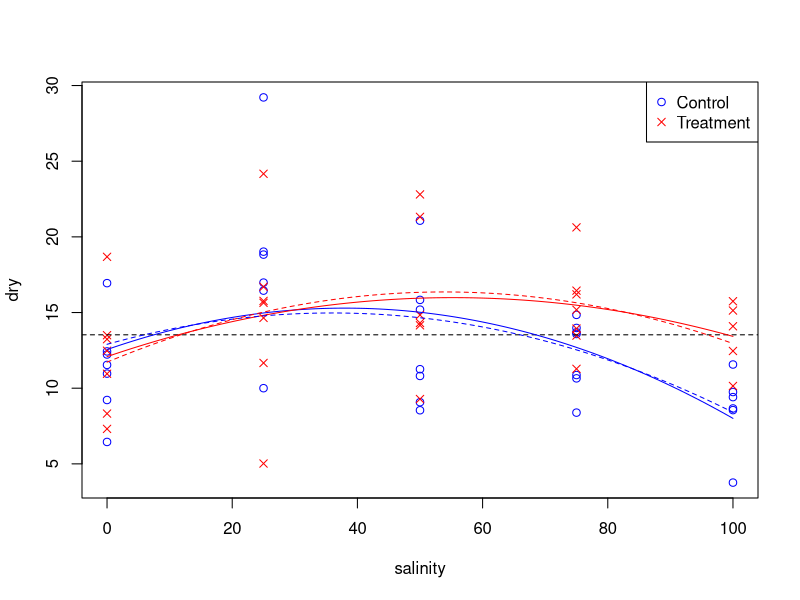

The R script that drew this image:
################################
#                              #
#          Session 2           #
#       Model Selection        #
#             in               #
#  Multiple Linear Regression  #
#                              #
################################

##Review: Reading data and fitting a multiple linear regression with interactions

mangrove<-read.csv("mangrove.csv", header=TRUE)

gmod.full<-lm(dry~I(salinity^2)+salinity+treatment
	+I(salinity^2):treatment+salinity:treatment,
	data=mangrove, subset=species=="bgymnorhiza")
#let's call this a "full" model
#because all possible variables and interactions have been included

summary(gmod.full)

#On the other hand, let's look at a "null" model
#where there are no variables.

gmod.null<-lm(dry~1, data=mangrove, subset=species=="bgymnorhiza")

summary(gmod.null)

#What is the best fit line in a null model?

plot(dry~salinity, data=mangrove, subset=species=="bgymnorhiza",
	type="n")
points(dry~salinity, data=mangrove,
	subset=species=="bgymnorhiza"&treatment=="u",
	col="blue", pch=1)
points(dry~salinity, data=mangrove,
	subset=species=="bgymnorhiza"&treatment=="t",
	col="red", pch=4)
legend("topright", pch=c(1,4), col=c("blue","red"),
	legend=c("Control","Treatment"))
abline(gmod.null, lty=2)

#What is the best fit line in a full model?

salinity.new<-seq(0,100,length.out=100)
gmod.full.pred.u<-predict(gmod.full, newdata=
		data.frame(salinity=salinity.new,
			treatment="u")
	)
gmod.full.pred.t<-predict(gmod.full, newdata=
		data.frame(salinity=salinity.new,
			treatment="t")
	)

lines(gmod.full.pred.u~salinity.new, col="blue")
lines(gmod.full.pred.t~salinity.new, col="red")

#Is the full model really better than the null model in describing the data?
#Let's look at residual "noise" after fitting these two models.
#Noise is essentially variance
#and variance the sum of squared errors
#and errors are the residuals!

sum(gmod.full$res^2); sum(gmod.null$res^2)
#Which had more "noise"?

#How much better is the full model than the null model?
#Let's look at the percent reduction in "noise":
(sum(gmod.null$res^2)-sum(gmod.full$res^2))/sum(gmod.null$res^2)

#Compare this with the R^2 value of the full model summary:
summary(gmod.full)

#OK so the full model explains this much more variation than the null model
#but is this amount of explained variation statistical significant, or
#did it arise from simply random variation?
#To do this, we carry out an F-test
#because the ratio of variances follows an F distribution. 

anova(gmod.full, gmod.null) #Effectively,
#the null model is the null hypothesis and
#the full model is the alternative hypothesis.

#Compare this again with the F statistic in the summary printout:
summary(gmod.full)

#But surely there are possibilities in between the full and null models?
#On one extreme end we can fit 99 variables to n=100 as a really full model
#but this is meaningless, partly because
#you will have to collect so much data every time to find out something.
#So we look for a PARSIMONIOUS model,
#a model that gives some predictive power
#but does not need everything under the sun to work.
#Remember: every variable added comes with the usual suite of assumptions
#of linearity, normality, homoscedasticity, etc.
#So a parsimonous model is the minimum number of assumptions
#for the same level of predictive power.
#This is the whole idea behind model selection:
#to select "the best" or the most parsimonious model.

##Stepwise (or Hierarchical) model selection
##using p-values
##and stepping "backwards" from the full model!

#Let's drop one of those interaction terms
gmod1<-lm(dry~I(salinity^2)+salinity+treatment
	+salinity:treatment,
	data=mangrove, subset=species=="bgymnorhiza")

gmod1.pred.u<-predict(gmod1, newdata=
		data.frame(salinity=salinity.new,
			treatment="u")
	)
gmod1.pred.t<-predict(gmod1, newdata=
		data.frame(salinity=salinity.new,
			treatment="t")
	)

lines(gmod1.pred.u~salinity.new, col="blue", lty=2)
lines(gmod1.pred.t~salinity.new, col="red", lty=2)
#Do you think the model changed very much after dropping that interaction term?

anova(gmod.full, gmod1)

#There is an easier way to drop terms

summary(gmod1<-update(gmod.full, ~.-I(salinity^2):treatment))

#Note: we always drop higher order terms
#before dropping their component (or "nested") first order terms.
#I.e., three-way interactions are dropped before two-way interactions
#and two-way interactions are dropping before their first order terms, and
#quadratic terms must be dropped before removing the first order term.
#This is called the "hierarchy" of the variables.

#So what term can be dropped next?

summary(gmod2a<-update(gmod1, ~.-I(salinity^2)))
summary(gmod2b<-update(gmod1, ~.-salinity:treatment))

anova(gmod1,gmod2a);anova(gmod1,gmod2b)

summary(gmod3a<-update(gmod2b, ~.-I(salinity^2)))
summary(gmod3b<-update(gmod2b, ~.-treatment))

anova(gmod3a,gmod2b);anova(gmod3b,gmod2b)

summary(gmod4<-update(gmod3b, ~.-I(salinity^2)))

anova(gmod4,gmod3b)

#gmod3b is often called the "minimum adequate model"

#If you follow the summary table, you will find that the non-significant
#variables in the t-tests are the ones dropped.
#This is the lazy way to do the above.
#Sometimes more than one variable is non-significant and can be dropped
#(without violating variable hierarchy).
#The practice is to drop the "least significant" variable first.

##Model selection using information theoretic criteria

#A key problem of using p-values to drop or add variables
#is the dependence of p-values on power (and consequently sample size).
#A huge dataset usually ends up retaining many variables.
#The selection criteria of models should depend on
#the information contained in these models.
#Such criteria have been developed from "information theory",
#therefore they are called information-theoretic criteria.
#An exampe is Akaike's Information Criterion, or AIC.

AIC(gmod.full)
AIC(gmod1)
#AIC(gmod2a);AIC(gmod2b)
#AIC(gmod3a);AIC(gmod3b)
#AIC(gmod4)

#A DECREASE in AIC by 2 points is considered a "substantial improvement".
#If backward stepwise selection is conducted using AIC,
#which model do you think you would arrive at?

##Forwards stepwise model selection
#starts with the null model

#using p-values
anova(gmod4,gmod.null)
anova(gmod5<-update(gmod.null,~.+treatment),gmod.null)

#using AIC

AIC(gmod.null)
AIC(gmod4);AIC(gmod5)

#Normally we would stop here! Because adding neither variable was significant
#or substantially improved the null model.
#So the direction of "stepping" and the starting model matters.

#You can automate all of the above using the step() function.
?step

##Multimodel inference
#We now have all possible models:
AIC<-c(
	AIC(gmod.full),
	AIC(gmod1),
	AIC(gmod2a),
	AIC(gmod2b),
	AIC(gmod3a),
	AIC(gmod3b),
	AIC(gmod4),
	AIC(gmod5),
	AIC(gmod.null)
	)

#AIC uncorrected is too generous and insufficiently penalizes for small datasets
#We almost always use AIC "corrected for small sample sizes"
#but we need to extract the number of parameters in each model, k.

length(gmod.full$coef) #The full model has six parameters, including the intercept.
length(gmod.null$coef) #The null model only has the intercept parameter

#Imagine typing that formula one by one and saving it.
#The best thing of programming languages is the ability to "loop"
#i.e., repeat a tedious task for different objects automatically.

gmods<-list(gmod.full, gmod1, gmod2a, gmod2b, gmod3a, gmod3b, gmod4, gmod5, gmod.null)
k<-rep(NA,length(gmods))
formula<-rep(NA, length(gmods))

for (i in 1:length(gmods)){
	k[i]<-length(gmods[[i]]$coef)
	AIC[i]<-AIC(gmods[[i]])
	formula[i]<-as.character(gmods[[i]]$call[2]) #we can even extract the formula of the model
	}
(AICc<-AIC+2*k*(k+1)/(length(gmod.full$res)-k-1))

#So which is the best model according AICc?
formula[which.min(AICc)]

#How to all models perform relative to this best model?
dAICc<-AICc-min(AICc)

#What is the likelihood that each model is ranked best relative to the best model?
(rL<-exp(-0.5*dAICc)) #The best model is set at 1; all else relative to it.

#If the best model is definitely within this set of candidate models,
#the probability of each model being the best model is:
(w<-rL/sum(rL))

data.frame(formula,k,AICc,dAICc,rL,w)[order(w, decreasing=TRUE),]
#sorted in decreasing probability of being the best model

#This is called ranking models using AIC weights.